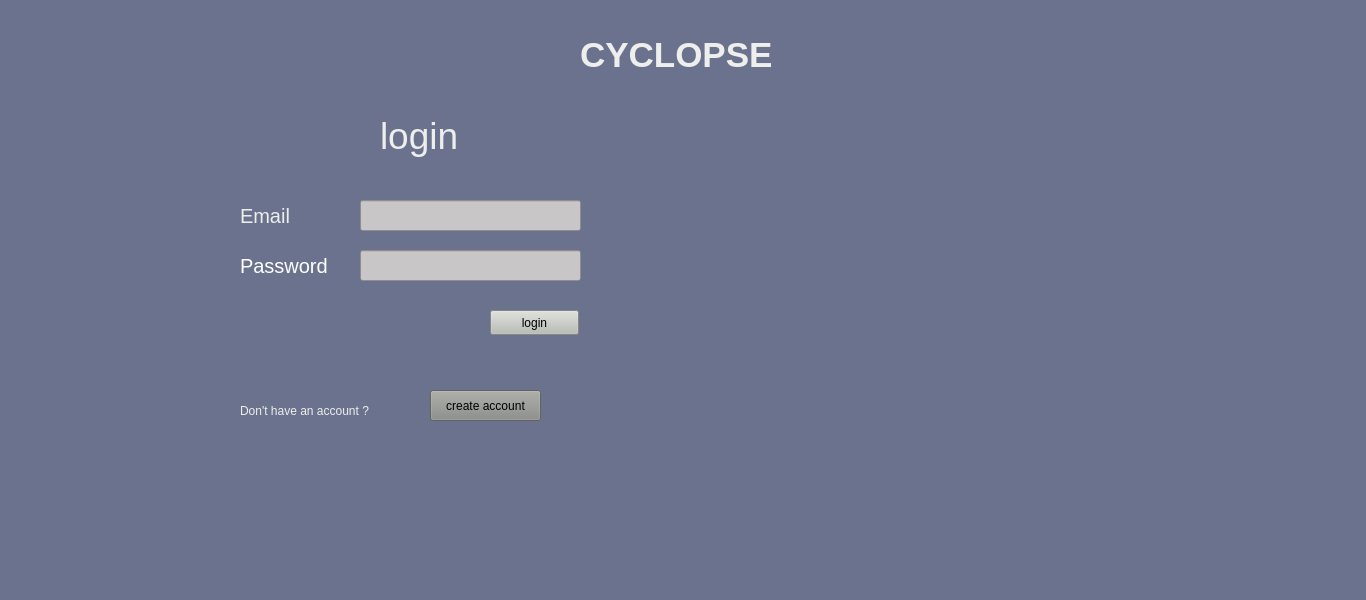
<?xml version="1.0" encoding="UTF-8"?>
<ui version="4.0">
 <class>MainWindow</class>
 <widget class="QMainWindow" name="MainWindow">
  <property name="geometry">
   <rect>
    <x>0</x>
    <y>0</y>
    <width>1366</width>
    <height>600</height>
   </rect>
  </property>
  <property name="minimumSize">
   <size>
    <width>800</width>
    <height>600</height>
   </size>
  </property>
  <property name="windowTitle">
   <string>MainWindow</string>
  </property>
  <property name="styleSheet">
   <string notr="true">background-color: #6B728E;</string>
  </property>
  <widget class="QWidget" name="centralwidget">
   <widget class="QLineEdit" name="password">
    <property name="geometry">
     <rect>
      <x>360</x>
      <y>250</y>
      <width>221</width>
      <height>31</height>
     </rect>
    </property>
    <property name="styleSheet">
     <string notr="true">font-size:14pt; color: rgb(238, 238, 236);
background-color: #C8C6C6;</string>
    </property>
    <property name="text">
     <string/>
    </property>
   </widget>
   <widget class="QLabel" name="label_2">
    <property name="geometry">
     <rect>
      <x>240</x>
      <y>200</y>
      <width>67</width>
      <height>31</height>
     </rect>
    </property>
    <property name="styleSheet">
     <string notr="true">font-size:15pt;
color: rgb(238, 238, 236);</string>
    </property>
    <property name="text">
     <string>Email</string>
    </property>
   </widget>
   <widget class="QPushButton" name="createaccbutton">
    <property name="geometry">
     <rect>
      <x>430</x>
      <y>390</y>
      <width>111</width>
      <height>31</height>
     </rect>
    </property>
    <property name="styleSheet">
     <string notr="true">background-color: rgb(136, 138, 133);</string>
    </property>
    <property name="text">
     <string>create account</string>
    </property>
   </widget>
   <widget class="QLabel" name="label_4">
    <property name="geometry">
     <rect>
      <x>240</x>
      <y>400</y>
      <width>171</width>
      <height>21</height>
     </rect>
    </property>
    <property name="styleSheet">
     <string notr="true">color: rgb(238, 238, 236);</string>
    </property>
    <property name="text">
     <string>Don't have an account ?</string>
    </property>
   </widget>
   <widget class="QPushButton" name="loginbutton">
    <property name="geometry">
     <rect>
      <x>490</x>
      <y>310</y>
      <width>89</width>
      <height>25</height>
     </rect>
    </property>
    <property name="styleSheet">
     <string notr="true">background-color: rgb(186, 189, 182);
</string>
    </property>
    <property name="text">
     <string>login</string>
    </property>
   </widget>
   <widget class="QLabel" name="label">
    <property name="geometry">
     <rect>
      <x>380</x>
      <y>110</y>
      <width>91</width>
      <height>51</height>
     </rect>
    </property>
    <property name="styleSheet">
     <string notr="true">color:rgb(238, 238, 236);font-size:28pt</string>
    </property>
    <property name="text">
     <string>login</string>
    </property>
   </widget>
   <widget class="QLineEdit" name="email">
    <property name="geometry">
     <rect>
      <x>360</x>
      <y>200</y>
      <width>221</width>
      <height>31</height>
     </rect>
    </property>
    <property name="styleSheet">
     <string notr="true">font-size:14pt; color: rgb(238, 238, 236);
background-color: #C8C6C6;</string>
    </property>
    <property name="text">
     <string/>
    </property>
   </widget>
   <widget class="QLabel" name="label_3">
    <property name="geometry">
     <rect>
      <x>240</x>
      <y>250</y>
      <width>91</width>
      <height>31</height>
     </rect>
    </property>
    <property name="styleSheet">
     <string notr="true">font-size:15pt;
color: rgb(255, 255, 255);</string>
    </property>
    <property name="text">
     <string>Password</string>
    </property>
   </widget>
   <widget class="QLabel" name="error_label_2">
    <property name="geometry">
     <rect>
      <x>270</x>
      <y>480</y>
      <width>351</width>
      <height>20</height>
     </rect>
    </property>
    <property name="styleSheet">
     <string notr="true">color: rgb(255, 255, 255);</string>
    </property>
    <property name="text">
     <string/>
    </property>
   </widget>
   <widget class="QLabel" name="label_12">
    <property name="geometry">
     <rect>
      <x>580</x>
      <y>30</y>
      <width>191</width>
      <height>51</height>
     </rect>
    </property>
    <property name="layoutDirection">
     <enum>Qt::LeftToRight</enum>
    </property>
    <property name="autoFillBackground">
     <bool>false</bool>
    </property>
    <property name="text">
     <string>&lt;html&gt;&lt;head/&gt;&lt;body&gt;&lt;p&gt;&lt;span style=&quot; font-size:26pt; font-weight:600; color:#eeeeec;&quot;&gt;CYCLOPSE&lt;/span&gt;&lt;/p&gt;&lt;/body&gt;&lt;/html&gt;</string>
    </property>
   </widget>
  </widget>
 </widget>
 <resources/>
 <connections/>
</ui>
